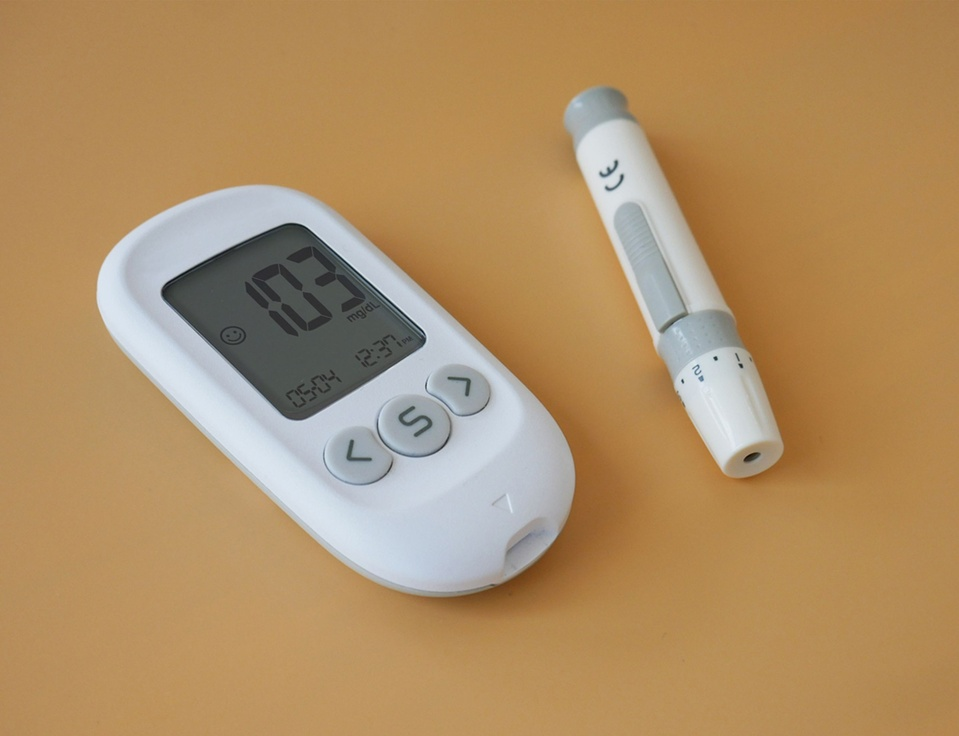
#> input picture level1_dip/test_img.jpg, 959 x 736 px, shrunk from 2580 x 1980 before the run
$ python chunk4_rotation.py
#> lines starting #> are read from the running program, lines starting #| are printed output that depends on the picture; long printed decimals are rounded
import cv2
import numpy as np
from pathlib import Path

# Load Image
image_path = Path(__file__).with_name("test_img.jpg")
img = cv2.imread(str(image_path))
#> img is the input picture: shape (736, 959, 3); mean B, G, R 101.7, 143.7, 176.1

# Get the centre of the image
# img.shape gives (height, width, channels)
height = img.shape[0]
#> height = 736
width = img.shape[1]
#> width = 959
centre = (width // 2, height // 2)
#> centre = (479, 368)

print("Image size", width, "x", height)
#| Image size 959 x 736
print("Centre Point:", centre)
#| Centre Point: (479, 368)

# Build the roattion matrix
# Arguments: centre point, angle in degrees , scale (1.0 = no zoom)
angle = 45
matrix = cv2.getRotationMatrix2D(centre, angle, 1.0)

print("Rotation matrix shape :", matrix.shape)
#| Rotation matrix shape : (2, 3)
print("Rotation matrix:")
print(matrix)
#| [[   0.7071    0.7071 -119.919]
#|  [  -0.7071    0.7071  446.489]]

# Apply the roattion to the image
rotated = cv2.warpAffine(img, matrix, (width, height))
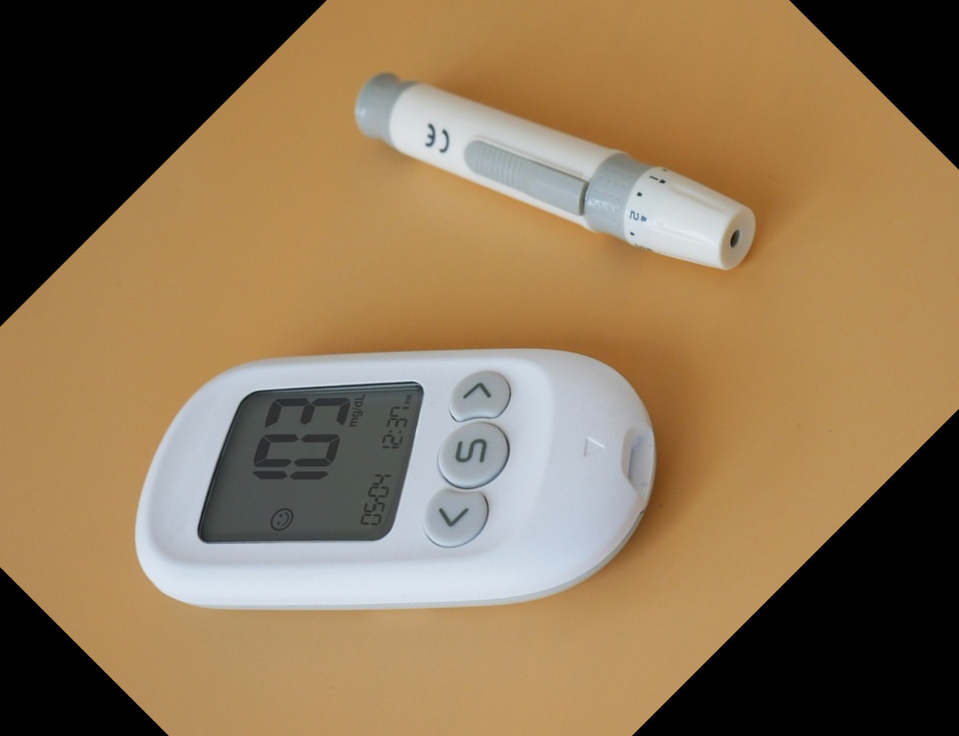
#> rotated: shape (736, 959, 3); mean B, G, R 85.4, 117.1, 141.4

# Show orginal and rotated
cv2.imshow("Original", img)
cv2.imshow("Rotated 45 degrees", rotated)
cv2.waitKey(0)
#> (the run stopped early here; a loop or call above may not have finished)
